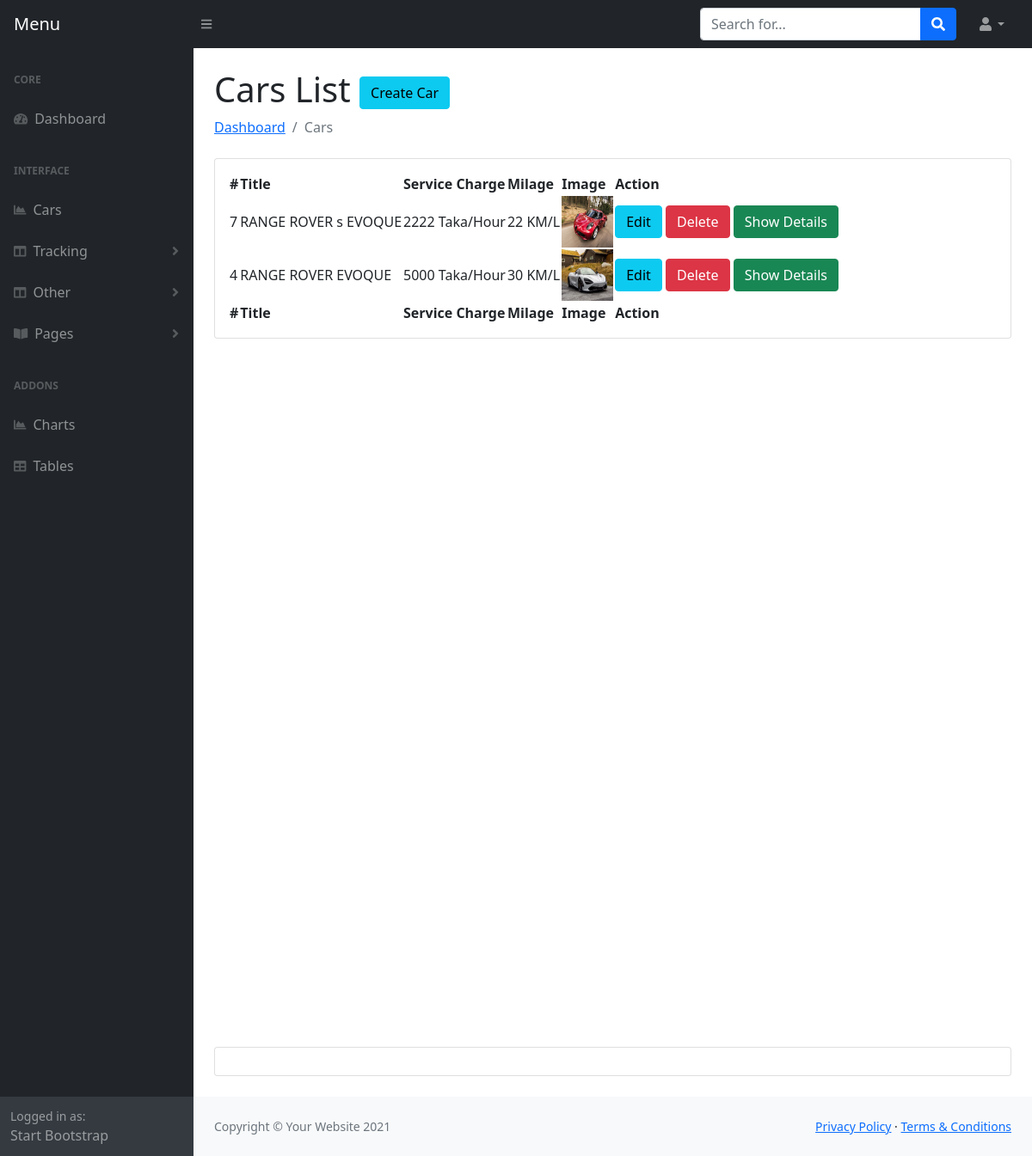
/admin/cars.php (signed in), run on an earlier commit of the app's database.
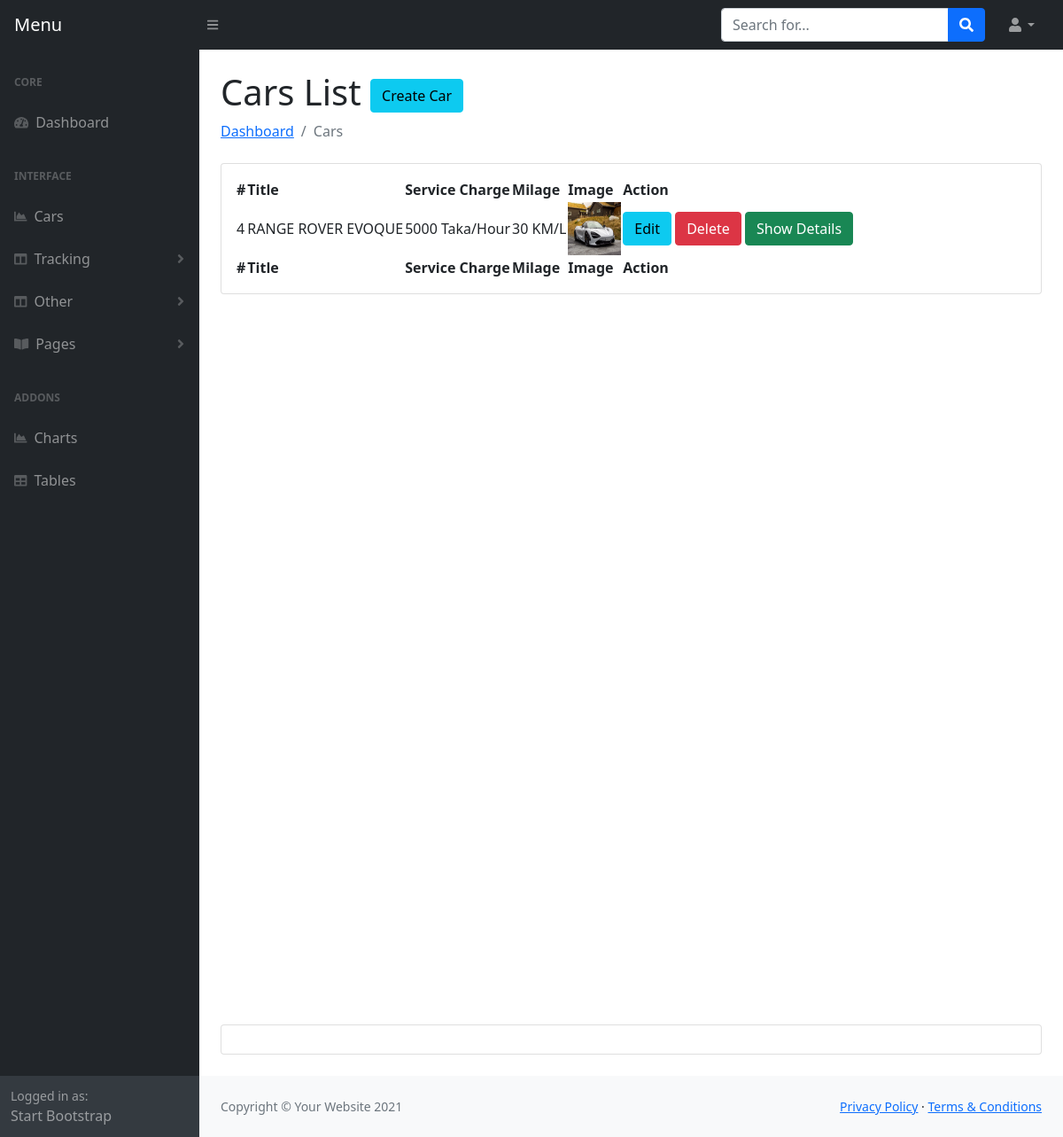
And on a later commit of the database.
### tables this page shows
CREATE TABLE `cars` (
  `id` int(11) NOT NULL,
  `name` varchar(200) NOT NULL,
  `model` varchar(200) NOT NULL,
  `mileage` varchar(200) NOT NULL,
  `seats` int(11) NOT NULL,
  `fuel` varchar(200) NOT NULL,
  `service_charge` varchar(200) NOT NULL,
  `driver_food_charge` varchar(200) NOT NULL,
  `description` text NOT NULL,
  `image` varchar(155) NOT NULL,
  `transmission` varchar(155) NOT NULL DEFAULT 'Manual',
  `airconditions` tinytext NOT NULL,
  `child_seat` tinytext NOT NULL,
  `gps` tinyint(4) NOT NULL,
  `luggage` tinytext NOT NULL,
  `music` tinytext NOT NULL,
  `seat_belt` tinyint(4) NOT NULL,
  `sleeping_bed` tinyint(4) NOT NULL,
  `water` tinyint(4) NOT NULL,
  `bluetooth` tinyint(4) NOT NULL,
  `onboard_computer` tinyint(4) NOT NULL,
  `audio_input` tinyint(4) NOT NULL,
  `long_term_trips` tinyint(4) NOT NULL,
  `car_kit` tinyint(4) NOT NULL,
  `remote_central_locking` tinyint(4) NOT NULL,
  `climate_control` tinyint(4) NOT NULL,
  `flag` tinyint(4) NOT NULL,
  `created_at` timestamp NOT NULL DEFAULT current_timestamp()
);

### admin/cars.php (the view, shortened to what this page needs)
<?php include 'header.php'; ?>
                <main>
                    <div class="container-fluid px-4">
                        <h1 class="mt-4">Cars List <a class="btn btn-info" href="createcar.php">Create Car</a></h1>
                        <ol class="breadcrumb mb-4">
                            <li class="breadcrumb-item"><a href="index.php">Dashboard</a></li>
                            <li class="breadcrumb-item active">Cars</li>
                        </ol>
                        <div class="card mb-4">
                            <div class="card-body">
                                    <table id="datatablesSimple">
                                    <thead>
                                        <tr>
                                            <th>#</th>
                                            <th>Title</th>
                                            <th>Service Charge</th>
                                            <th>Milage</th>
                                            <th>Image</th>
                                            <th>Action</th>
                                        </tr>
                                    </thead>
                                    <tfoot>
                                        <tr>
                                            <th>#</th>
                                            <th>Title</th>
                                            <th>Service Charge</th>
                                            <th>Milage</th>
                                            <th>Image</th>
                                            <th>Action</th>
                                        </tr>
                                    </tfoot>
                                    <tbody>
                                        <?php
                                                 $query = "SELECT * FROM cars where flag=0 Order By id desc";
                                                 $result = $con->query($query);
                                                 if ($result->num_rows > 0) {
                                                     foreach ($result as $key => $value) {
                                        ?>
                                        <tr>
                                            <td><?php echo $value['id']; ?></td>
                                            <td><?php echo $value['name']." ".$value['model'] ?></td>
                                            <td><?php echo $value['service_charge']; ?> Taka/Hour</td>
                                            <td><?php echo $value['mileage']; ?> KM/L</td>
                                            <td><img style="height:60px;width: 60px;" src="../<?php echo $value['image']; ?>"></td>
                                            <td>
                                                <a href="editcar.php?editid=<?php echo $value['id']; ?>" class="btn btn-info">Edit</a>
                                                <a href="?delid=<?php echo $value['id']; ?>" class="btn btn-danger">Delete</a>
                                                <a target="_blank" href="../car-single.php?carid=<?php echo $value['id']; ?>" class="btn btn-success">Show Details</a>
                                            </td>
                                        </tr>
                                    <?php }} ?>
                                    </tbody>
                                </table>
                            </div>
                        </div>
                        <div style="height: 100vh"></div>
                        <div class="card mb-4"><div class="card-body"></div></div>
                    </div>
                </main>
 <?php include 'footer.php'; ?>

What changed in the data, as far as the page shows it:
no longer on this page (row edited): cars: id "7", name "RANGE ROVER s", model "EVOQUE", service_charge "2222", mileage "22", image (picture)
